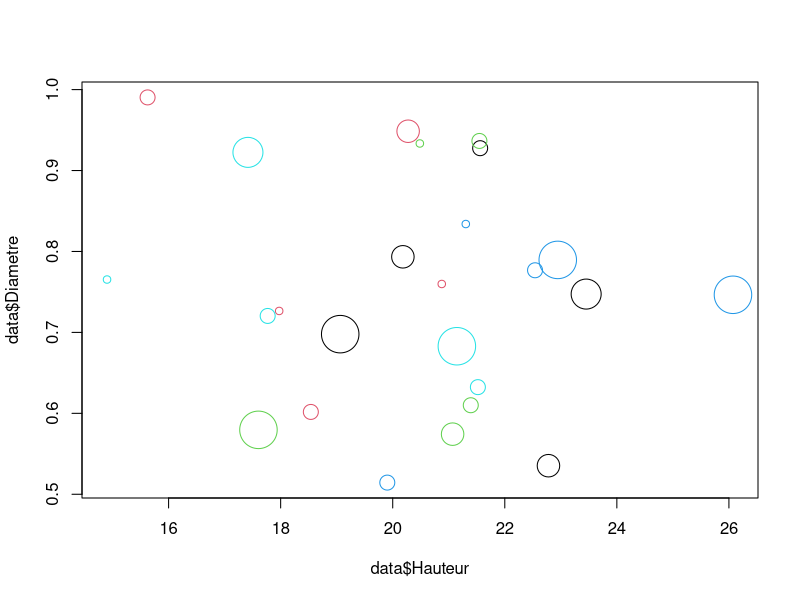
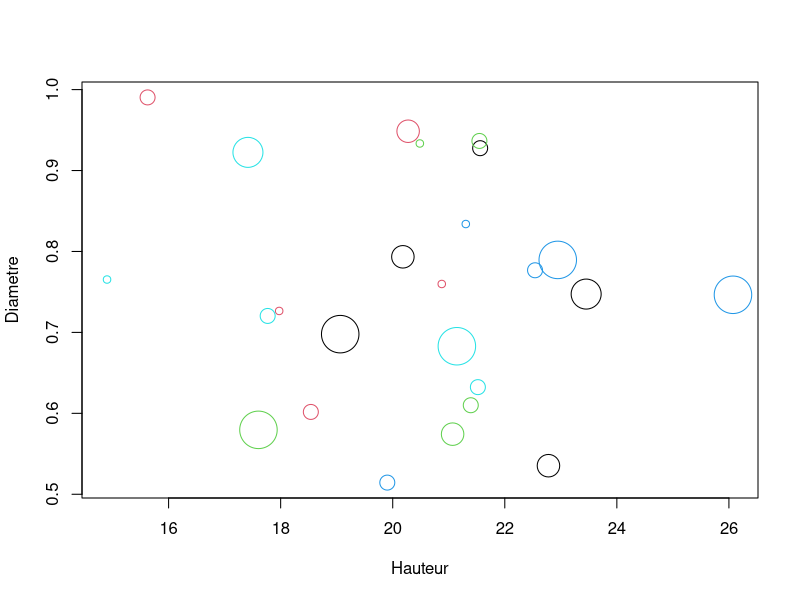

Here is the R script that generated these plots, in order: (Note: this script raises an error after producing the figures.)
library(magrittr)

# ==============================================================================
# =                                                                            =
# =                         THEME 2 : MAGRITTR                                 =
# =                                                                            =
# ==============================================================================

# ==================================
# =   Opérateur de piping simple   =
# ==================================

# Ecrire plusieurs fonctions l'une dans l'autre est parfois illisible

x = runif(20)
y = mean(sqrt(diff(cumsum(x))+1)/3)

# Pour résoudre ce problème on peut créer des sous variables

xcum = cumsum(x)
xcumdiff = diff(xcum)
xcumdiff = xcumdiff + 1
xxx = sqrt(xcumdiff)/3
y = mean(xxx)

# Ce n'est pas vraiment mieux. On ne comprend pas plus le code, le choix des noms de
# variable est difficile (manque cruel d'inspiration)

# La solution la plus élégante étant les opérateurs de piping. On lit alors le code
# comme du francais

y = x %>% cumsum %>% diff %>% add(1) %>% sqrt %>% divide_by(3) %>% mean

# ==================================
# =   Opérateur de piping double   =
# ==================================

data = data.frame(colonne1 = runif(10), colonne2 = runif(10))

data$colonne2 = sqrt(data$colonne2)

data = data.frame(colonne1 = runif(10), colonne2 = runif(10))

data$colonne2 %<>% sqrt

# ==================================
# =   Opérateur de piping de nom   =
# ==================================

data = data.frame(Parcelle = rep(1:5, 5), 
                  Hauteur  = rnorm(25, 20, 2), 
                  Diametre = runif(25, 0.5, 1), 
                  Qualite  = sample(1:5, 25, T))

# Sans pipe

data$Parcelle = as.factor(data$Parcelle)

plot(data$Hauteur, data$Diametre, col = data$Parcelle, cex = data$Qualite)

# Avec pipe

data$Parcelle %<>% as.factor

data %$% plot(Hauteur, Diametre, col = Parcelle, cex = Qualite)


# ==================================
# =      Ecrivez des fonctions     =
# ==================================

# Ecrivez votre code comme si il devait être lu comme du francais (de l'anglais plutôt).
# Ecrivez votre code comme pour être lu par un autre que vous
# Et oui, un bon code peut être lu (presque) comme un livre.

# Comparez ce code 

for(i in unique(test4$num_UC))
{ 
  for (j in 1:max(test4[test4$num_UC==i,]$num_branch_azi,na.rm=T))
  {
    ifelse(j != max(test4[test4$num_UC==i,]$num_branch_azi,na.rm=T),
    {
      test4[test4$num_UC==i & test4$num_branch_azi==j,]$angle <-test4[test4$num_UC==i & test4$num_branch_azi==j+1,]$Azimut - test4[test4$num_UC==i & test4$num_branch_azi==j,]$Azimut
    },{
      test4[test4$num_UC==i & test4$num_branch_azi==j,]$angle <-360 - test4[test4$num_UC==i & test4$num_branch_azi==j,]$Azimut + test4[test4$num_UC==i & test4$num_branch_azi==1,]$Azimut
    })
  }
}

# Et ce code 

calcul_angles = function(azimuts)
{
  n = length(azimuts)
  angles = lead(azimuts) - azimuts
  angles[n] = 360 - azimuts[n] + azimuts[1]
  return(angles)
}

test4 %>% group_by(num_UC) %>% mutate(angles = calcul_angles(Azimut))

# Quelle difference principale ? (Hormis l'utilisation de dplyr que nous verrons tantôt)


# Créez des fonctions pour:
# - ne pas se répéter
# - simplifier la lecture du code
# - debugger plus facilement
